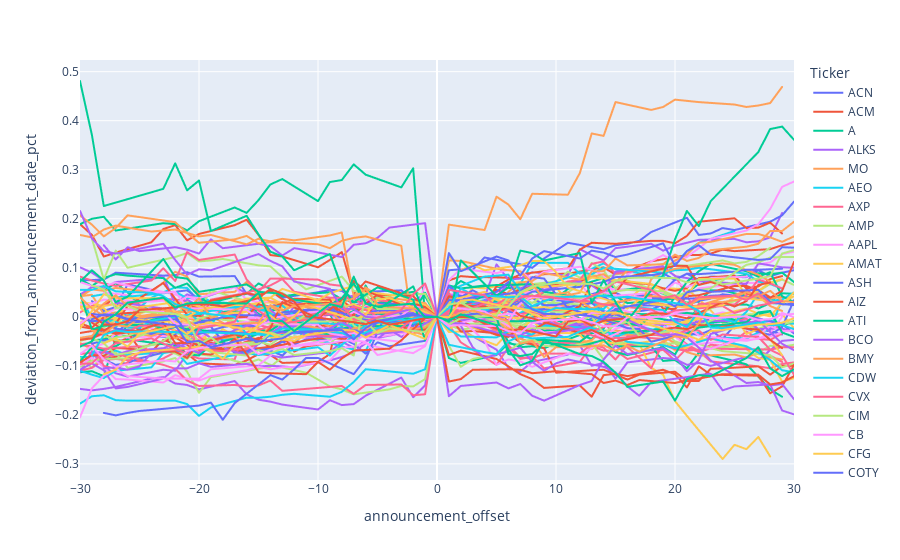

The notebook cell saved with this chart:
### Code cell
# 30 day chart

stock_data_30day = stock_data_merged.loc[stock_data_merged['within_30_days'] == 1,]
stock_data_30day.head(50)
fig = px.line(stock_data_30day, x="announcement_offset", y="deviation_from_announcement_date_pct", color='Ticker')
fig.show()
